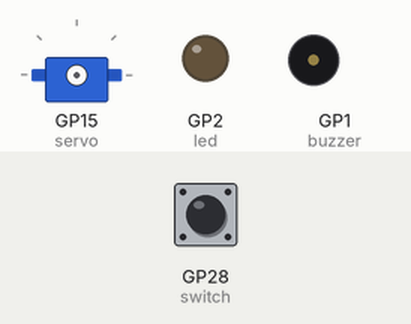
This program was run on a simulated Raspberry Pi Pico running MicroPython. Shown: servo, output pins drawn as LEDs (lit = HIGH), buzzer (waves = sounding). Inputs (shaded band) come from the test bench; at power-on: GP28 (switch) LOW. Servo angles are drawn from the pulse width (0.5 ms = 0°, 2.5 ms = 180°).

Above: at 1.2 s.
1.3 s: GP28 (switch) pulled HIGH for 1.2 s
At 5.4 s:
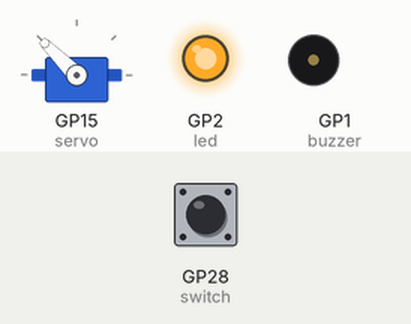
At 6.4 s:
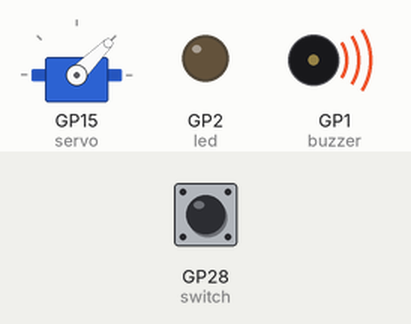
6.6 s: GP28 (switch) pulled HIGH for 3.2 s
At 14.8 s:
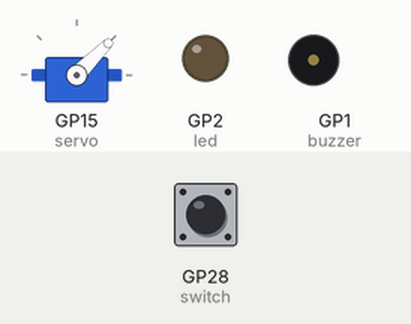
Timing chart, 0 to 16.3 s (numbered marks = the images above; inputs shaded):
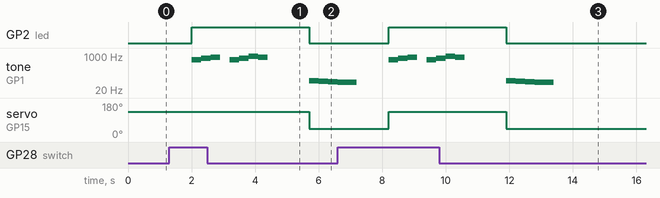

The program:

Wokwi_basic_circuit_test_code.py
```python
# Basic circuit plan for the peili project: On/Off switch, buzzer, signal led, servo motor and Pi Pico W with test code
# Wokwi link: https://wokwi.com/projects/394594113656475649
# Code for playing music with buzzer is from https://www.tomshardware.com/how-to/buzzer-music-raspberry-pi-pico
# Example code is for 180 degree servo, you need different code for continous rotation servo
# https://github.com/TTitanUA/micropython_servo_pdm_360 might work
# TODO: Check if the micro servo needs logic level shifter to work (5V->3.3V)
# Resistor on buzzer might not be necessary

#from picozero import Speaker #If using buzzer for just on/off sound
from machine import Pin, PWM # Pins, PWM control for buzzer
from picozero import Servo  # importing Servo class to  control the servo motor
from time import sleep

# creating a Speaker, led and servo object
buzzer = PWM(Pin(1))
#speaker = Speaker(1)
led = Pin(2, Pin.OUT)
servo = Servo(15)
switch = Pin(28, Pin.IN)

# Dictionary for matching tones with frequency
tones = {
"B0": 31,
"C1": 33,
"CS1": 35,
"D1": 37,
"DS1": 39,
"E1": 41,
"F1": 44,
"FS1": 46,
"G1": 49,
"GS1": 52,
"A1": 55,
"AS1": 58,
"B1": 62,
"C2": 65,
"CS2": 69,
"D2": 73,
"DS2": 78,
"E2": 82,
"F2": 87,
"FS2": 93,
"G2": 98,
"GS2": 104,
"A2": 110,
"AS2": 117,
"B2": 123,
"C3": 131,
"CS3": 139,
"D3": 147,
"DS3": 156,
"E3": 165,
"F3": 175,
"FS3": 185,
"G3": 196,
"GS3": 208,
"A3": 220,
"AS3": 233,
"B3": 247,
"C4": 262,
"CS4": 277,
"D4": 294,
"DS4": 311,
"E4": 330,
"F4": 349,
"FS4": 370,
"G4": 392,
"GS4": 415,
"A4": 440,
"AS4": 466,
"B4": 494,
"C5": 523,
"CS5": 554,
"D5": 587,
"DS5": 622,
"E5": 659,
"F5": 698,
"FS5": 740,
"G5": 784,
"GS5": 831,
"A5": 880,
"AS5": 932,
"B5": 988,
"C6": 1047,
"CS6": 1109,
"D6": 1175,
"DS6": 1245,
"E6": 1319,
"F6": 1397,
"FS6": 1480,
"G6": 1568,
"GS6": 1661,
"A6": 1760,
"AS6": 1865,
"B6": 1976,
"C7": 2093,
"CS7": 2217,
"D7": 2349,
"DS7": 2489,
"E7": 2637,
"F7": 2794,
"FS7": 2960,
"G7": 3136,
"GS7": 3322,
"A7": 3520,
"AS7": 3729,
"B7": 3951,
"C8": 4186,
"CS8": 4435,
"D8": 4699,
"DS8": 4978
}

# Song to be played
song = ["E5","G5","A5","P","E5","G5","B5","A5","P"]
song2 = ["D2","CS2","C2","B1"] #  D, C#, C, B
song3 = ["AS1","A1","GS1","G1","G1"] # B-flat/A#, A, A-flat/G# and G

def playtone(frequency):
    buzzer.duty_u16(1000)
    buzzer.freq(frequency)

def bequiet():
    buzzer.duty_u16(0)

def playsong(mysong):
    for i in range(len(mysong)):
        if (mysong[i] == "P"):
            bequiet()
        else:
            playtone(tones[mysong[i]])
        sleep(0.3)
    bequiet()

# If switch is on the board will alternate between 2 states: led on + song + servo at max pos or led off + song3 + servo at min pos
# If switch is off, then nothing will happen
while True:
    if switch.value() == 1:
        #speaker.on()
        led.toggle()
        servo.value = 1
        playsong(song)
        sleep(1)
        #speaker.off()
        led.toggle()
        servo.value = 0
        playsong(song3)
        sleep(1)
    else:
       sleep(1)
```

Measured:
- after the input at 1.3 s, GP2 (led): LOW → HIGH after 0.70 s, → LOW 3.7 s later; tone on GP1 (buzzer): plays 659 Hz for 0.30 s, 784 Hz for 0.30 s, 880 Hz for 0.30 s, 659 Hz for 0.30 s, 784 Hz for 0.30 s, 988 Hz for 0.30 s … (10 notes in this stretch), starting after 0.70 s; servo on GP15 (servo): 135° → 45° after 4.4 s
- after the input at 6.6 s, GP2 (led): LOW → HIGH after 1.6 s, → LOW 3.7 s later; servo on GP15 (servo): 45° → 135° after 1.6 s, → 45° 3.7 s later
